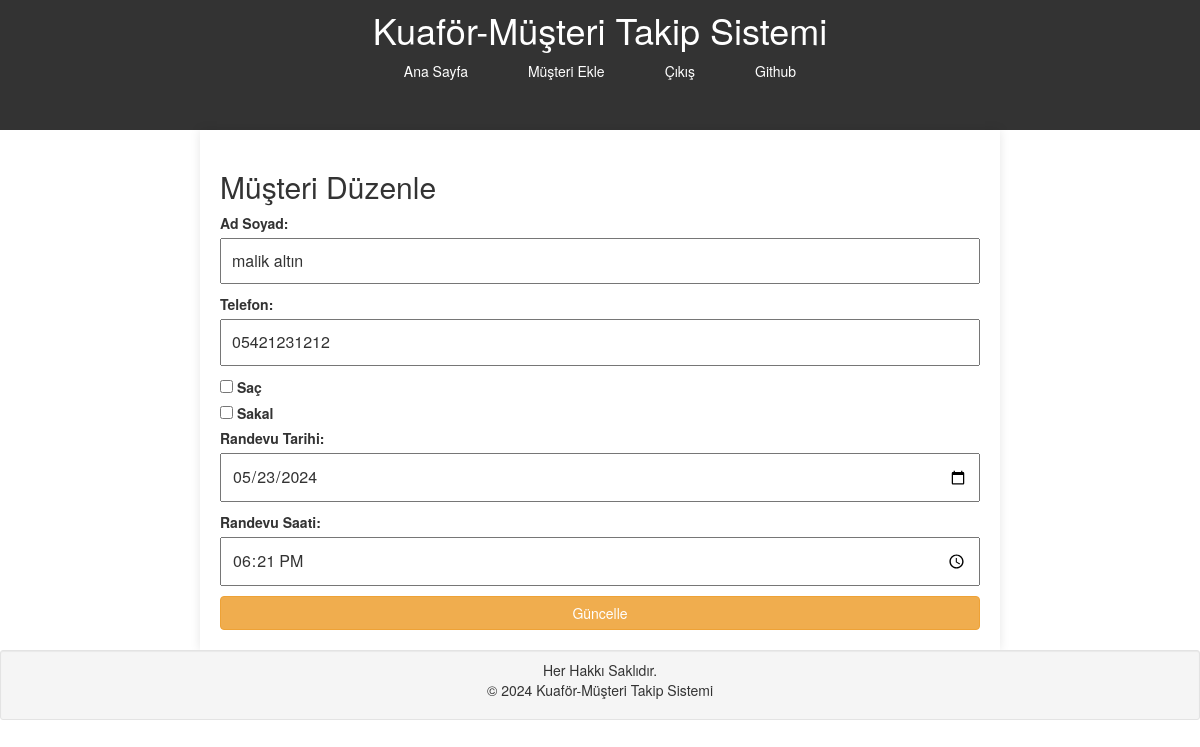
Screenshot of /web-proje2/pages/musteri_duzenle.php?id=13 (signed in) with the database file from the repository.
### tables this page shows
CREATE TABLE `musteriler` (
  `id` int(11) NOT NULL,
  `kullanici_id` int(11) NOT NULL,
  `ad_soyad` varchar(100) NOT NULL,
  `telefon` varchar(15) NOT NULL,
  `randevu_tarihi` date NOT NULL,
  `sac_bilgileri` tinyint(1) DEFAULT 1,
  `sakal_bilgileri` tinyint(1) DEFAULT 1,
  `randevu_saat` time DEFAULT NULL
);

### web-proje2/pages/musteri_duzenle.php (the view, shortened to what this page needs)
<?php
include('../includes/baslik.php');
include('../includes/veritabani.php');
$id = $_GET['id'];
$sorgu = "SELECT * FROM musteriler WHERE id='$id'";
$sonuc = mysqli_query($conn, $sorgu);
$musteri = mysqli_fetch_assoc($sonuc);
?>
<form action="musteri_duzenle.php?id=<?php echo $id; ?>" method="POST">
    <h2>Müşteri Düzenle</h2>
    <label for="ad_soyad">Ad Soyad:</label>
    <input type="text" name="ad_soyad" value="<?php echo $musteri['ad_soyad']; ?>" required>
    <label for="telefon">Telefon:</label>
    <input type="text" name="telefon" value="<?php echo $musteri['telefon']; ?>" required>
    <div>
        <input type="checkbox" id="sac" name="sac" value="1" <?php if ($musteri['sac_bilgileri'] == 'Saç') echo 'checked'; ?>>
        <label for="sac">Saç</label>
    </div>
    <div>
        <input type="checkbox" id="sakal" name="sakal" value="1" <?php if ($musteri['sakal_bilgileri'] == 'Sakal') echo 'checked'; ?>>
        <label for="sakal">Sakal</label>
    </div>
    <label for="randevu_tarihi">Randevu Tarihi:</label>
    <input type="date" name="randevu_tarihi" value="<?php echo $musteri['randevu_tarihi']; ?>" required>
    <label for="randevu_saat">Randevu Saati:</label>
    <input type="time" name="randevu_saat" value="<?php echo $musteri['randevu_saat']; ?>" required>
    <button type="submit" class="btn btn-warning">Güncelle</button>
</form>
<?php include('../includes/altbilgi.php'); ?>

### web-proje2/css/styles.css (style rules this page uses)
body { font-family: Arial, sans-serif; margin: 0; padding: 0; background-color: #f4f4f4; }
form { display: flex; flex-direction: column; }
form label { margin-bottom: 5px; }
form input, form button { margin-bottom: 10px; padding: 10px; font-size: 16px; }
form button { background-color: #333; color: #fff; border: none; cursor: pointer; }

### rows the page displays
musteriler: ad_soyad "malik altın", telefon "05421231212", randevu_tarihi "05/23/2024", randevu_saat "18:21:00"
